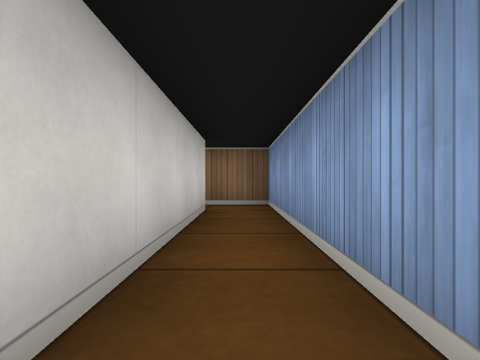
[1] (above)

23 first-person views from a walk through a cub3D maze. The camera is about half as high as the walls, looks level and sees 75° across. The floor is counted in squares. Each view is taken from the middle of a square. On the plan, view 1 faces up. The plan holds only what a view shows up to about 9 squares ahead; the rest is blank.

[2]
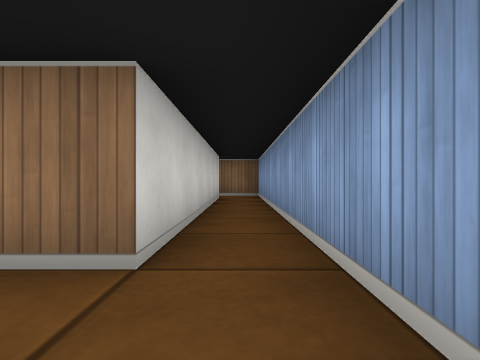

[3]
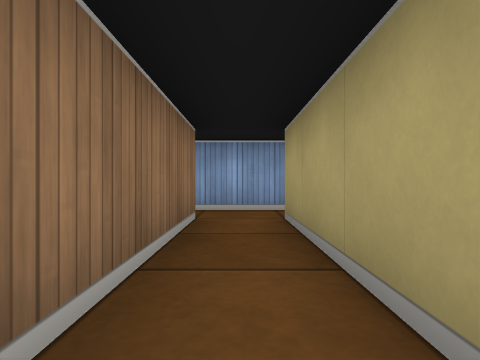

[4]
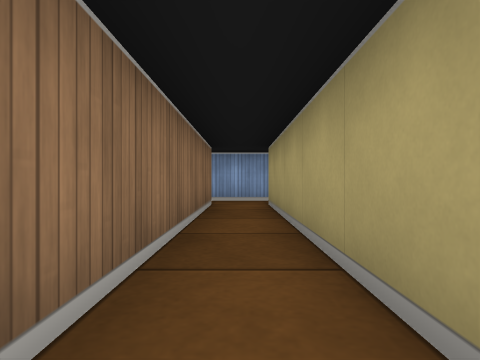

[5]
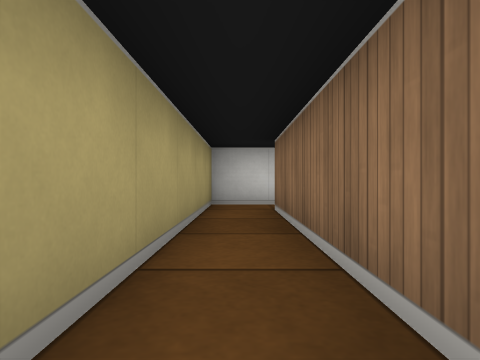

[6]
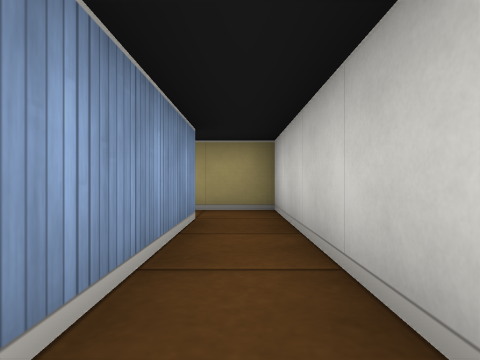

[7]
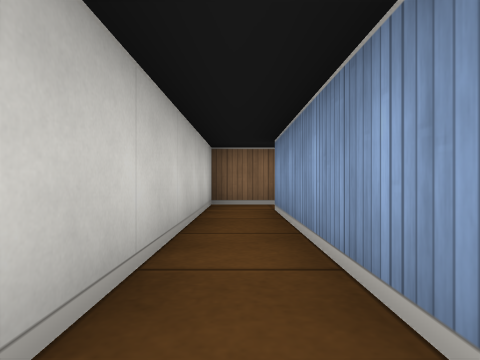

[8]
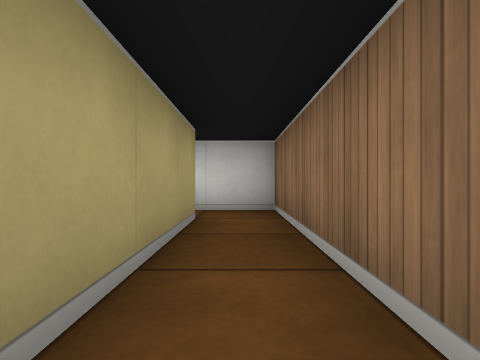

[9]
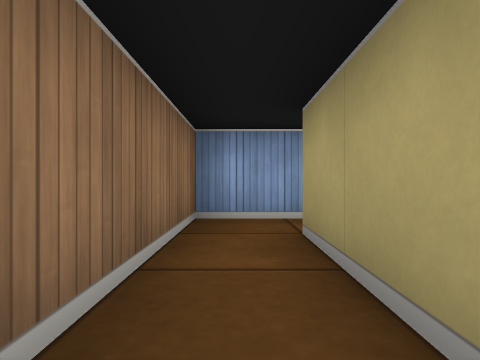

[10]
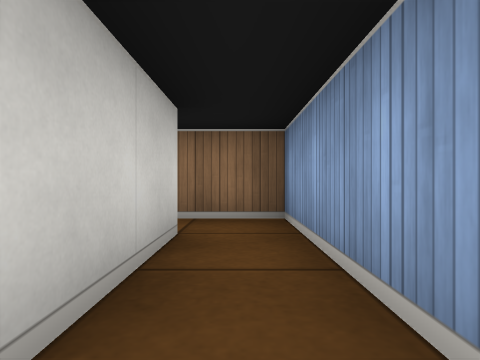

[11]
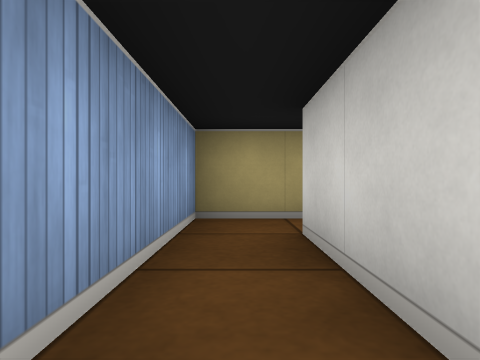

[12]
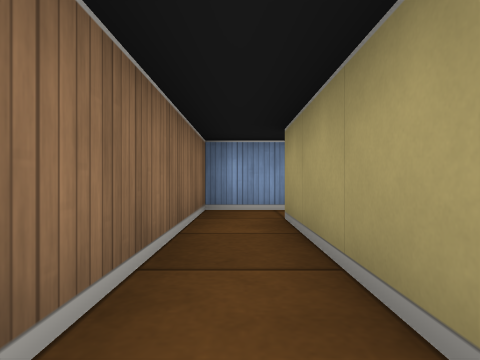

[13]
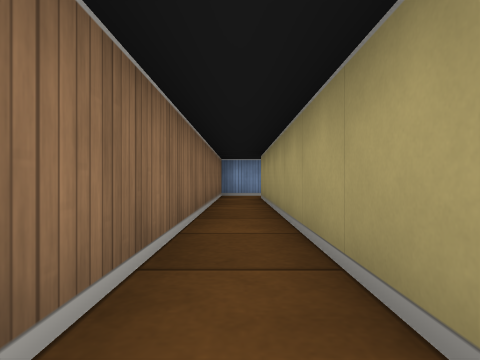

[14]
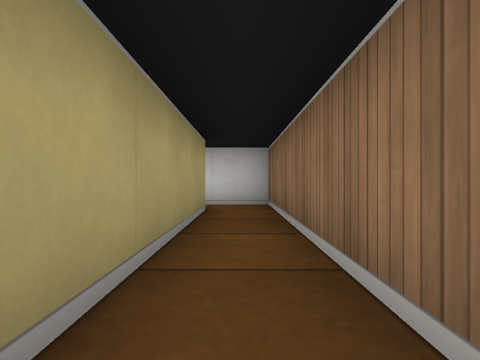

[15]
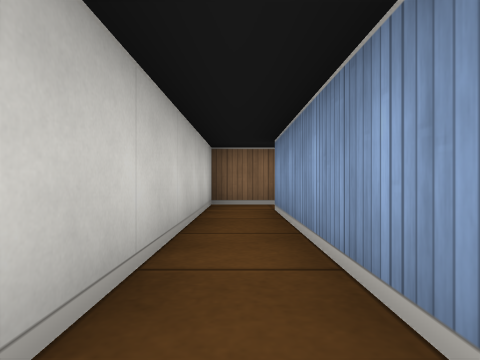

[16]
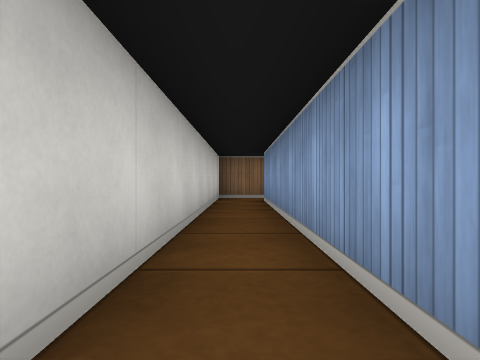

[17]
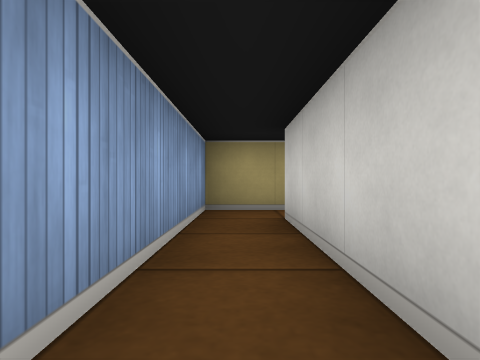

[18]
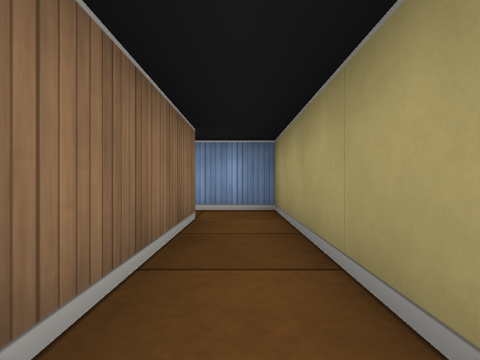

[19]
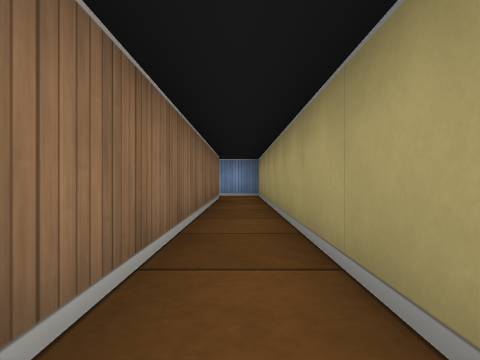

[20]
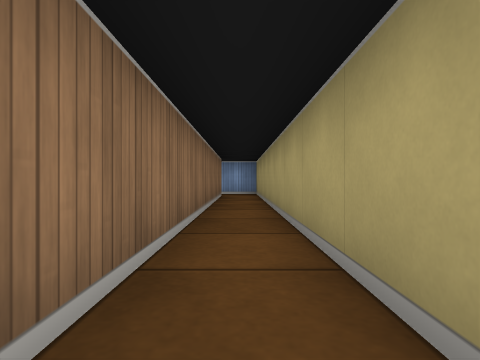

[21]
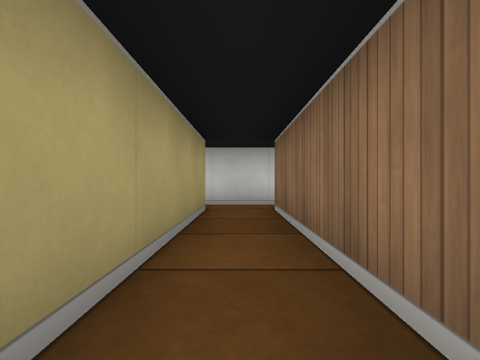

[22]
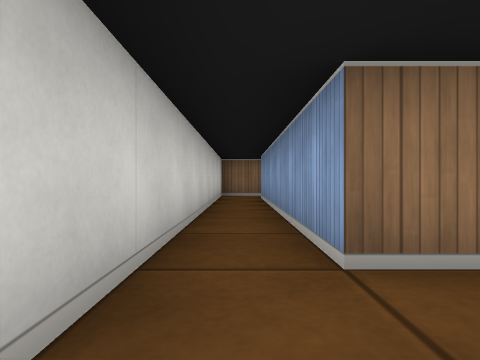

[23]
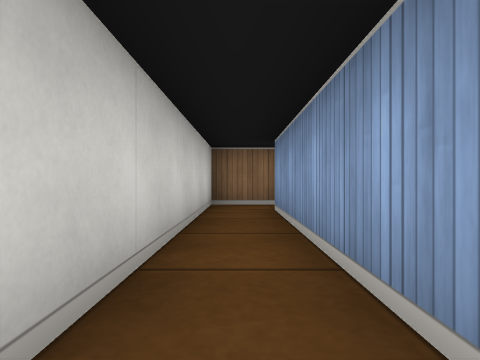

### Floor plan
Ten units are one square. View 1 is at (0, 0); x grows to the right and y downward. Boxes are objects, and circles mark ways between rooms. Rooms are numbered by the first view taken in them; rooms with no view inside come last. Other rooms are left out.
<svg viewBox="-190 -60 200 105">
<path fill="none" stroke="#000" d="M-75 -45 -5 -45 -5 15M5 16 5 -55 -75 -55M5 28 5 16M-5 15 -55 15M-65 15 -65 25 -5 25M-15 -25 -15 -35 -65 -35 -65 15M-55 15 -55 -25 -25 -25M-28 5 -15 5 -15 -25M-25 -25 -25 -5M-75 15 -75 -45M-75 -55 -85 -55 -85 15M-175 25 -75 25 -75 15M-85 15 -175 15M-185 16 -185 26M-175 15 -175 -45M-174 -55 -185 -55 -185 16"/>
<circle cx="0" cy="10" r="3" fill="#2a7"/>
<circle cx="-70" cy="-50" r="3" fill="#2a7"/>
<circle cx="-60" cy="20" r="3" fill="#2a7"/>
<circle cx="-20" cy="-15" r="3" fill="#2a7"/>
<circle cx="-80" cy="10" r="3" fill="#2a7"/>
<circle cx="-180" cy="20" r="3" fill="#2a7"/>
<text x="-20" y="-50">1</text>
<text x="0" y="40">2</text>
<text x="-50" y="-30">3</text>
<text x="-30" y="0">4</text>
<text x="-80" y="-20">5</text>
<text x="-130" y="20">6</text>
<text x="-180" y="-20">7</text>
</svg>
Room 1 opens to room 2. Room 1 opens to room 5. Room 2 opens to room 3. Room 3 opens to room 4. Room 5 opens to room 6. Room 6 opens to room 7.

Where each view was taken, in squares from view 1:
view 1: 0 up, 0 right, facing up
view 2: 3 down, 0 right, facing up
view 3: 2 down, 4 left, facing right
view 4: 2 down, 6 left, facing right
view 5: 2 down, 1 left, facing left
view 6: 2 up, 6 left, facing down
view 7: 2 down, 6 left, facing up
view 8: 3 up, 2 left, facing left
view 9: 3 up, 5 left, facing right
view 10: 0 up, 2 left, facing up
view 11: 3 up, 2 left, facing down
view 12: 5 up, 4 left, facing right
view 13: 5 up, 8 left, facing right
view 14: 5 up, 3 left, facing left
view 15: 0 up, 8 left, facing up
view 16: 2 down, 8 left, facing up
view 17: 2 up, 8 left, facing down
view 18: 2 down, 12 left, facing right
view 19: 2 down, 16 left, facing right
view 20: 2 down, 17 left, facing right
view 21: 2 down, 13 left, facing left
view 22: 3 down, 18 left, facing up
view 23: 0 up, 18 left, facing up
